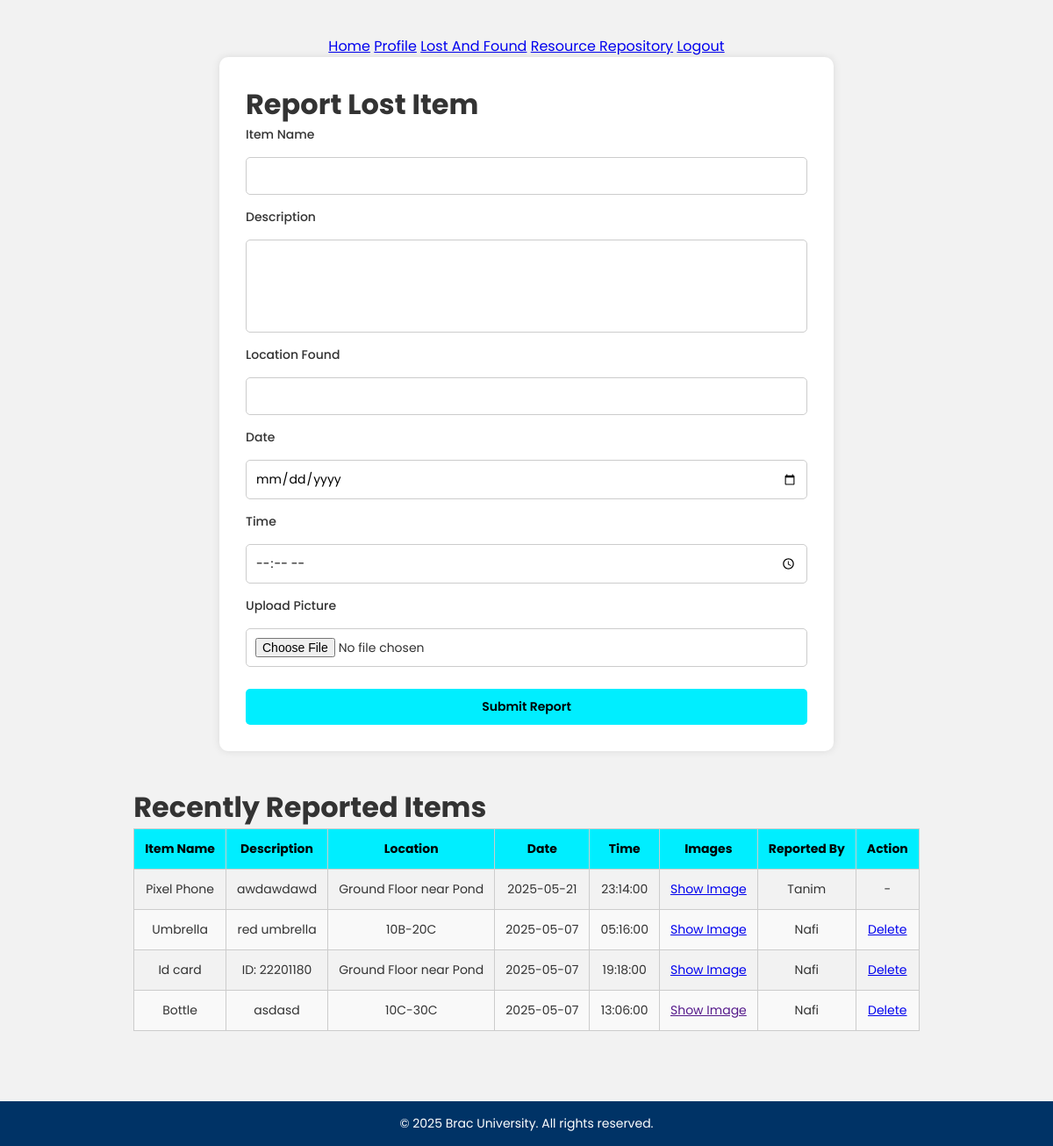
Page /lost_and_found/lost_and_foundpage.php (signed in) on the earlier database version.
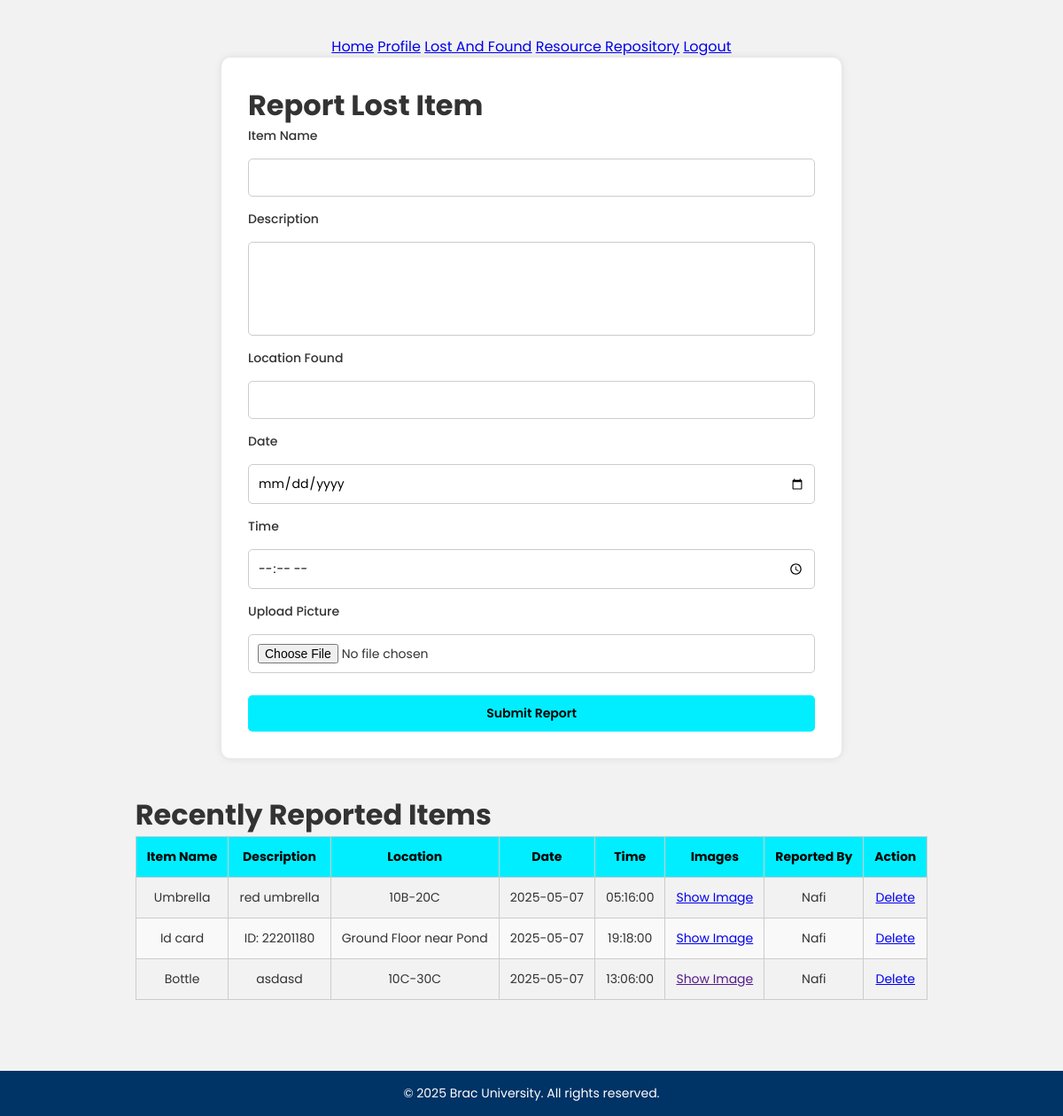
Same page on the later database version.
### tables this page shows
CREATE TABLE `lost_and_found` (
  `item_id` int(11) NOT NULL AUTO_INCREMENT,
  `date` date NOT NULL,
  `time` time NOT NULL,
  `item_name` text NOT NULL,
  `description` text NOT NULL,
  `location` text NOT NULL,
  `image_path` varchar(255) DEFAULT NULL,
  `user_id` int(11) NOT NULL,
  PRIMARY KEY (`item_id`),
  KEY `LAF` (`user_id`),
  CONSTRAINT `LAF` FOREIGN KEY (`user_id`) REFERENCES `user` (`user_id`) ON DELETE CASCADE ON UPDATE CASCADE
);

CREATE TABLE `user` (
  `user_id` int(11) NOT NULL AUTO_INCREMENT,
  `username` varchar(50) NOT NULL,
  `email` varchar(100) NOT NULL,
  `password` varchar(255) NOT NULL,
  `status` varchar(50) NOT NULL DEFAULT 'Offline',
  `id_no` int(11) DEFAULT NULL,
  PRIMARY KEY (`user_id`),
  UNIQUE KEY `email` (`email`),
  UNIQUE KEY `id_no` (`id_no`)
);

### lost_and_found/lost_and_foundpage.php (the view, shortened to what this page needs)
<?php
require_once '../connect.php';
?>
<!DOCTYPE html>
<html lang="en">
<head>
    <link rel="stylesheet" href="style.css">
</head>
<body>
    <main>
        <nav>
            <a href="../index.php">Home</a>
            <a href="../Profile_dashboard/profile.php">Profile</a>
            <a href="lost_and_foundpage.php" class="active">Lost And Found</a>
            <a href="../Resource_Repository/resourcepage.php">Resource Repository</a>
            <a href="../logout.php">Logout</a>
        </nav>
        <div class="container report-section">
            <h1>Report Lost Item</h1>
            <div class="section card">
                <form action="upload.php" method="post" enctype="multipart/form-data" class="report-form">
                    <label for="item_name">Item Name</label>
                    <input type="text" id="item_name" name="item_name" required>
                    <label for="description">Description</label>
                    <textarea id="description" rows="4" name="description" required></textarea>
                    <label for="location_found">Location Found</label>
                    <input type="text" id="location_found" name="location_found" required>
                    <label for="date">Date</label>
                    <input type="date" id="date" name="date" required>
                    <label for="time">Time</label>
                    <input type="time" id="time" name="time" required>
                    <label for="item_image">Upload Picture</label>
                    <input type="file" id="item_image" name="item_image" accept="image/*">
                    <button type="submit" class="btn">Submit Report</button>
                </form>
            </div>
        </div>
        <div class="container items-section">
            <h1>Recently Reported Items</h1>
            <div class="section card">
                <table class="routine-table">
                    <thead>
                        <tr>
                            <th>Item Name</th>
                            <th>Description</th>
                            <th>Location</th>
                            <th>Date</th>
                            <th>Time</th>
                            <th>Images</th>
                            <th>Reported By</th>
                            <th>Action</th>
                        </tr>
                    </thead>
                    <tbody>
                        <?php
                        $sql = "SELECT lost_and_found.*, user.username
                                FROM lost_and_found
                                JOIN user ON lost_and_found.user_id = user.user_id
                                ORDER BY lost_and_found.date DESC";
                        $result = mysqli_query($conn, $sql);
                        if (mysqli_num_rows($result) > 0) {
                            while ($row = $result->fetch_assoc()) {
                                echo "<tr>
                                    <td>" . ($row['item_name']) . "</td>
                                    <td>" . ($row['description']) . "</td>
                                    <td>" . ($row['location']) . "</td>
                                    <td>" . ($row['date']) . "</td>
                                    <td>" . ($row['time']) . "</td>
                                    <td><a href='" . ($row['image_path']) . "' target='_blank'>Show Image</a></td>
                                    <td>" . ($row['username']) . "</td>";
                                if (isset($_SESSION['user_id']) && $_SESSION['user_id'] == $row['user_id']) {
                                    echo "<td><a href='delete.php?id=" . ($row['item_id']) . "' onclick=\"return confirm('Delete this report?');\">Delete</a></td>";
                                } else {
                                    echo "<td>-</td>";
                                }
                                echo "</tr>";
                            }
                        } else {
                            echo "<tr><td colspan='8'>No items reported yet.</td></tr>";
                        }
                        ?>
                    </tbody>
                </table>
            </div>
        </div>
    </main>
    <footer class="site-footer">
        © 2025 Brac University. All rights reserved.
    </footer>
</body>
</html>

Differences in the rows shown:
removed lost_and_found: item_name "Pixel Phone", description "awdawdawd", location "Ground Floor near Pond", date "2025-05-21", time "23:14:00", user.username "Tanim"
